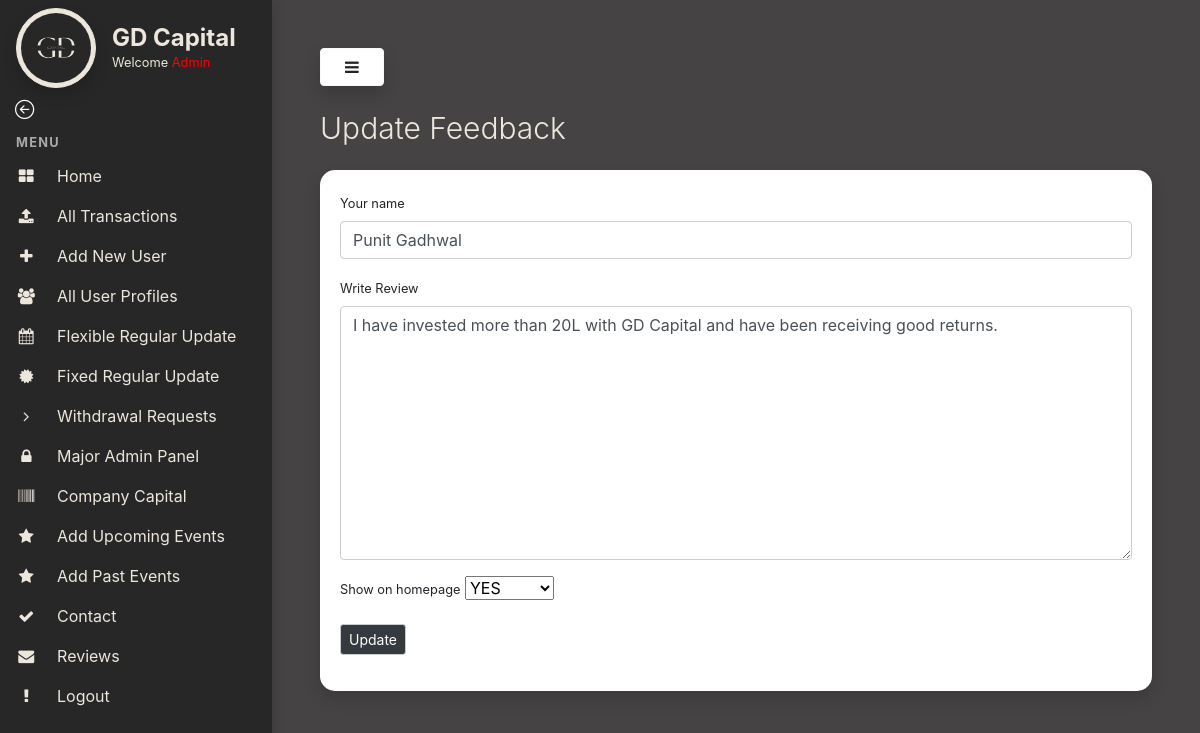
The app's page /updatefeedback/4/ (signed in) with its own data.
### myapp/models.py (models this page shows, shortened)
class Review(models.Model):
    name = models.CharField(max_length=100, null=True, blank=True)
    review = models.TextField(max_length=500, null=True, blank=True)
    date = models.DateTimeField(default=timezone.now)
    display = models.CharField(max_length=200, choices=DISPLAY_TYPE, default='no',blank=True,null=True)

### myapp/views.py (the view)
# urls.py: path('updatefeedback/<int:pk>/',views.updatefeedback, name="updatefeedback"),
def updatefeedback(request,pk):
    if request.method=="POST":
        pi = Review.objects.get(pk=pk)
        fm=ReviewForm(request.POST, instance=pi)
        if fm.is_valid():
            new_record = fm.save(commit=False)
            new_record.save()
            return redirect('/reviews-page')
    else:
        pi = Review.objects.get(pk=pk)
        fm = ReviewForm(instance=pi)
    return render(request,'admin-templates/update-feedback.html',{'form':fm})

### myapp/forms.py
class ReviewForm(forms.ModelForm):
    class Meta:
        model = Review
        fields = ('name','review','display')
        labels = {
            'name': 'Your name',
            'review': 'Write Review',
            'display': 'Show on homepage',
        }

### templates/admin-templates/update-feedback.html (shortened to what this page needs)
{% extends 'admin-templates/base.html' %}
{% load static %}
{% load crispy_forms_filters %}
{% load crispy_forms_tags %}
{% block content %}
<h3 class="display-4" style="color:#ece6dc; font-size:30px !important">Update Feedback</h3>
<div class="card shadow my-4" style="border: 0 !important;border-radius:15px">
    <div class="card-body">
        <form method="post" enctype="multipart/form-data">
            <div class="row">
                <div class="col-12 mb-0">
                    {{ form.name|as_crispy_field }}
                </div>
                <div class="col-12 mb-0">
                    {{ form.review|as_crispy_field }}
                </div>
            </div>
            <div class="row">
                <div class="col-12 mb-0">
                    {{ form.display|as_crispy_field }}
                </div>
            </div>
            <div class="form-group">
                <input type="submit" value="Update" class="btn btn-dark btn-sm">
            </div>
        </form>
    </div>
</div>
{% endblock content %}

### templates/admin-templates/base.html (shortened to what this page needs)
{% load static %}
<!DOCTYPE html>
<html>
<head>
    <link rel="stylesheet" href="https://stackpath.bootstrapcdn.com/bootstrap/4.1.3/css/bootstrap.min.css"
>
    <link rel="stylesheet" href="https://stackpath.bootstrapcdn.com/font-awesome/4.7.0/css/font-awesome.min.css">
    <link rel="stylesheet" type="text/css" href="https://cdn.datatables.net/1.12.1/css/jquery.dataTables.css">
    <link rel="stylesheet" href="{% static 'css/admin.css' %}">
    <link rel="stylesheet" href="https://cdn.jsdelivr.net/npm/bootstrap-icons@1.9.1/font/bootstrap-icons.css">
</head>
<body>
    {% if request.user.is_superuser %}
    <div class="vertical-nav dark-bg" id="sidebar">
        <div class="py-2 px-3 dark-bg">
            <div class="media d-flex align-items-center">
                <img loading="lazy" src="{% static 'images/logo.png' %}" alt="..."
                    width="80" height="80" class="mr-3 rounded-circle img-thumbnail shadow">
                <div class="media-body">
                    <h4 class="m-0" style="font-weight:700;color:#ece6dc;">GD Capital</h4>
                    <p class="font-weight-normal text-muted mb-0 welcome-text">Welcome <span style="color:red;">{{request.user.username|title}}</span></p>
                </div>
            </div>
        </div>
        <div class="container">
            <a href="/" class="text-dark back-arrow"><i class="bi bi-arrow-left-circle text-white" style="font-size: 1.2rem;"></i></a>
          </div>
        <p class="text-gray font-weight-bold text-uppercase px-3 small pb-1 mb-0 mt-2">MENU</p>
        <ul class="nav flex-column mb-0">
            <li class="nav-item">
                <a href="/admin-home" class="nav-link text-dark ">
                    <i class="fa fa-th-large mr-3 text-primary fa-fw"></i>
                    Home
                </a>
            </li>
            <li class="nav-item">
                <a href="/admin-all-transactions" class="nav-link text-dark">
                    <i class="fa fa-upload mr-3 text-primary fa-fw"></i>
                    All Transactions
                </a>
            </li>
            <li class="nav-item">
                <a href="/signup" class="nav-link text-dark">
                    <i class="fa fa-plus mr-3 text-primary fa-fw"></i>
                    Add New User
                </a>
            </li>
            <li class="nav-item">
                <a href="/admin-all-users" class="nav-link text-dark">
                    <i class="fa fa-users mr-3 text-primary fa-fw"></i>
                    All User Profiles
                </a>
            </li>
            <li class="nav-item">
                <a href="/regular-update" class="nav-link text-dark">
                    <i class="fa fa-calendar mr-3 text-primary fa-fw"></i>
                    Flexible Regular Update
                </a>
            </li>
            <li class="nav-item">
                <a href="/fixed-rate-page" class="nav-link text-dark">
                    <i class="fa fa-certificate mr-3 text-primary fa-fw"></i>
                    Fixed Regular Update
                </a>
            </li>
            <li class="nav-item">
                <a href="/admin-withdrawal-requests" class="nav-link text-dark">
                    <i class="fa fa-angle-right mr-3 text-primary fa-fw"></i>
                    Withdrawal Requests
                </a>
            </li>
            <li class="nav-item">
                <a href="/admin" class="nav-link text-dark">
                    <i class="fa fa-lock mr-3 text-primary fa-fw"></i>
                    Major Admin Panel
                </a>
            </li>
            <li class="nav-item">
                <a href="/company-capital" class="nav-link text-dark">
                    <i class="fa fa-barcode mr-3 text-primary fa-fw"></i>
                    Company Capital
                </a>
            </li>
            <li class="nav-item">
                <a href="/add-events" class="nav-link text-dark">
                    <i class="fa fa-star mr-3 text-primary fa-fw"></i>
                    Add Upcoming Events
                </a>
            </li>
            <li class="nav-item">
                <a href="/add-past-events" class="nav-link text-dark">
                    <i class="fa fa-star mr-3 text-primary fa-fw"></i>
                    Add Past Events
                </a>
            </li>
            <li class="nav-item">
                <a href="/contact-page" class="nav-link text-dark">
                    <i class="fa fa-check mr-3 text-primary fa-fw"></i>
                    Contact
                </a>
            </li>
            <li class="nav-item">
                <a href="/reviews-page" class="nav-link text-dark">
                    <i class="fa fa-envelope mr-3 text-primary fa-fw"></i>
                    Reviews
                </a>
            </li>
            <li class="nav-item">
                <a href="/logout" class="nav-link text-dark">
                    <i class="fa fa-exclamation mr-3 text-primary fa-fw"></i>
                    Logout
                </a>
            </li>
        </ul>
    </div>
    <div class="page-content p-5" id="content">
        <button id="sidebarCollapse" type="button" class="btn btn-light bg-white rounded-pill shadow px-4 mb-4"><i
                class="fa fa-bars "></i></button>
        {% block content %}{% endblock content %}
    </div>
    {% else %}
    You are not a authorised user to access this page. Go back to <a href="/">home</a>
    {% endif %}
</body>
</html>

### static/css/admin.css (style rules this page uses)
body { background: rgb(69,67,67); min-height: 100vh; overflow-x: hidden; }
.vertical-nav { min-width: 17rem; width: 17rem; height: 100vh; position: fixed; top: 0; left: 0; box-shadow: 3px 3px 10px rgba(0, 0, 0, 0.1); transition: all 0.4s; }
.page-content { width: calc(100% - 17rem); margin-left: 17rem; transition: all 0.4s; }
.text-uppercase { letter-spacing: 0.1em; }
.text-gray { color: #aaa; }
.nav-link { text-transform: capitalize; }
.text-primary { color: #ece6dc !important; }
.dark-bg { background-color: rgb(39,39,39); }
.text-muted,.text-dark { color: #ece6dc !important; }
.welcome-text { font-size: 0.8rem; }
.img-thumbnail { background-color: #ece6dc !important; border-color: #ece6dc !important; }
input, textarea { outline: none; box-shadow:none !important; border:1px solid #ccc !important; }
label { font-size: 0.8rem; }

### records on screen
Review: name "Punit Gadhwal", review "I have invested more than 20L with GD Capital and have been receiving good returns.", display "YES"

### other values on screen
{{ request.user.username|title }} "Admin"
